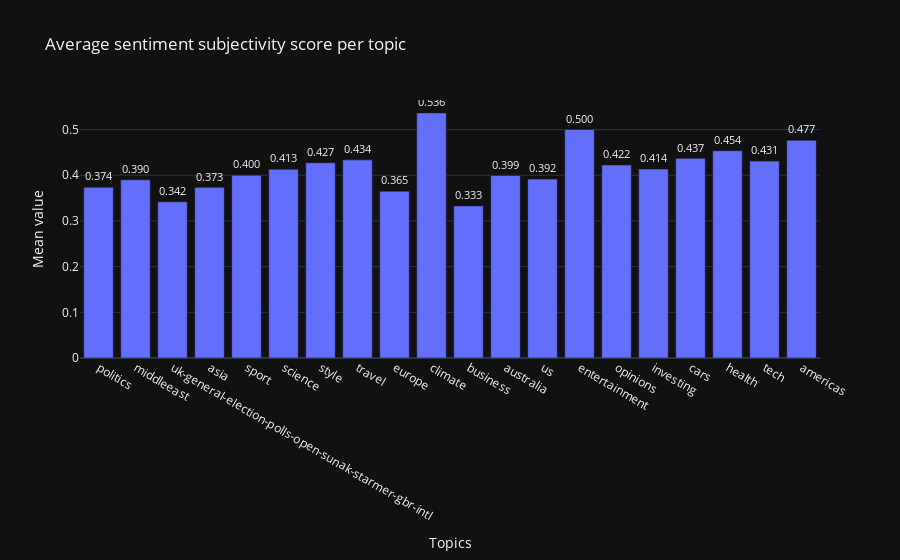

The code cell stored with this chart in its notebook:
### Code cell
topics = df_articles['Topic'].unique()
average_sentiment_scores = []


for topic in topics:
    average_sentiment_scores.append(df_articles[df_articles["Topic"] == topic]["Subjectivity score"].mean())


fig = go.Figure(data=[go.Bar(x=topics, y=average_sentiment_scores, text=["%.3f" % value for value in average_sentiment_scores], textposition='outside')])

fig.update_layout(
    title="Average sentiment subjectivity score per topic",
    xaxis_title='Topics',
    yaxis_title='Mean value',
    template='plotly_dark'
)

fig.show()

### Figure 1 — Plotly figure (JSON) as saved in the notebook; plotly's stock layout.template omitted (floating-point values rounded to 4 significant figures)
{"data": [{"text": ["0.374", "0.390", "0.342", "0.373", "0.400", "0.413", "0.427", "0.434", "0.365", "0.536", "0.333", "0.399", "0.392", "0.500", "0.422", "0.414", "0.437", "0.454", "0.431", "0.477"], "textposition": "outside", "type": "bar", "x": ["politics", "middleeast", "uk-general-election-polls-open-sunak-starmer-gbr-intl", "asia", "sport", "science", "style", "travel", "europe", "climate", "business", "australia", "us", "entertainment", "opinions", "investing", "cars", "health", "tech", "americas"], "y": [0.3738, 0.3901, 0.3418, 0.3735, 0.4001, 0.4131, 0.4273, 0.4337, 0.3652, 0.5365, 0.3329, 0.3994, 0.3915, 0.5002, 0.4224, 0.4137, 0.437, 0.4536, 0.431, 0.4766]}], "layout": {"title": {"text": "Average sentiment subjectivity score per topic"}, "xaxis": {"title": {"text": "Topics"}}, "yaxis": {"title": {"text": "Mean value"}}}}
